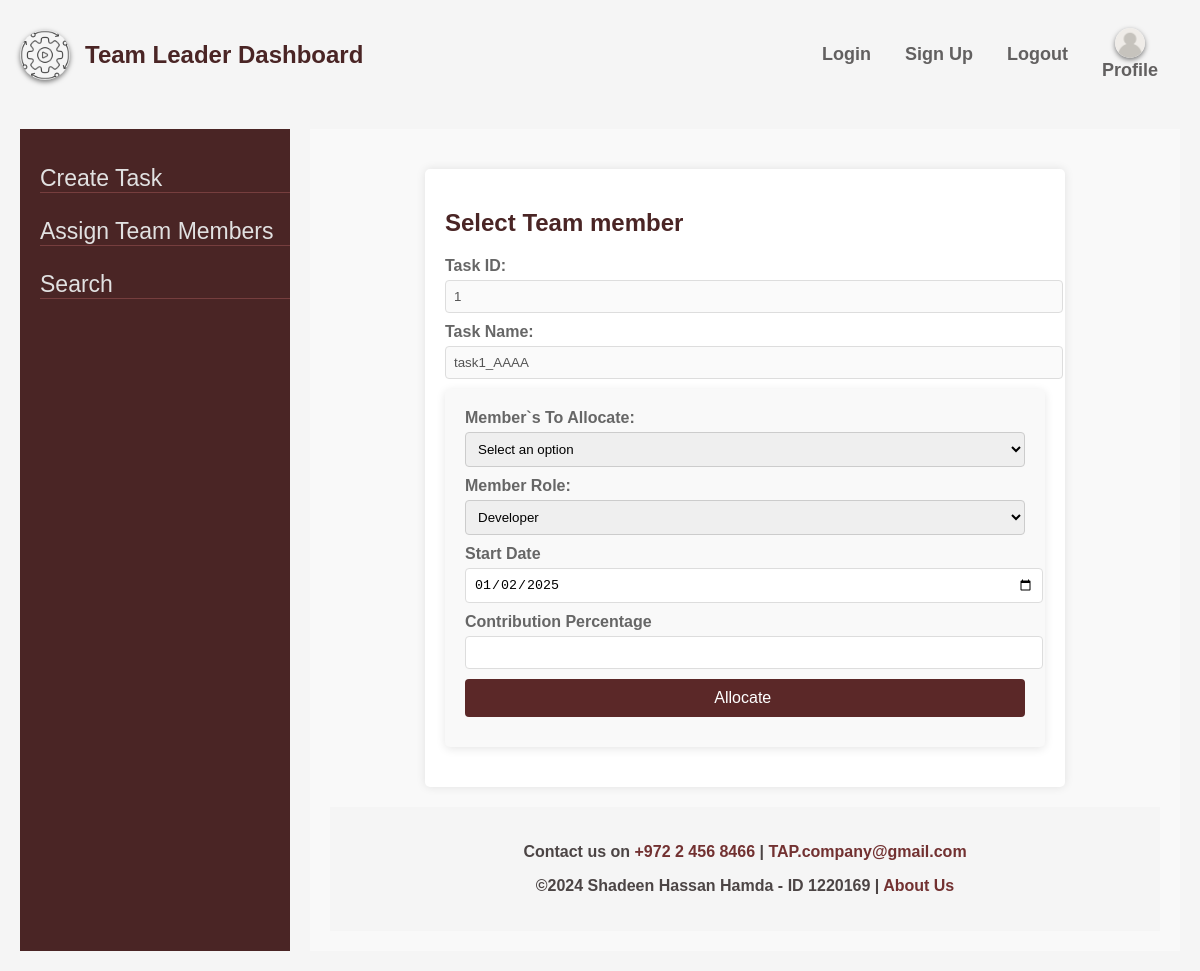
The app's page /teamAllocation.php?id=1 with its own data.
### tables this page shows
CREATE TABLE `tasks` (
  `task_id` int NOT NULL,
  `task_name` varchar(255) NOT NULL,
  `description` text NOT NULL,
  `project_id` varchar(255) NOT NULL,
  `start_date` date NOT NULL,
  `end_date` date NOT NULL,
  `effort` int NOT NULL,
  `status` varchar(20) DEFAULT 'Pending',
  `priority` varchar(20) NOT NULL,
  `progress` int DEFAULT NULL
);

### teamAllocation.php (the view, shortened to what this page needs)
<?php
include("db.php.inc.php");
?>
<!DOCTYPE html>
<html lang="en">
<head>
<body>
    <main>
        <div class="container">
            <h2>Select Team member</h2>
            <form action="<?php echo $_SERVER['PHP_SELF']; ?>" method="post">
                <?php
                $taskId = $_GET['id'] ?? '';
                if (!empty($taskId)) {
                    $query = "SELECT * FROM tasks WHERE task_id = :taskId";
                    $statement = $pdo->prepare($query);
                    $statement->bindValue(':taskId', $taskId);
                    $statement->execute();
                    $task = $statement->fetch();
                    if ($task) {
                        echo '<label for="taskId">Task ID:</label>';
                        echo "<input type='text' id='taskId' name='taskId' value='" . ($task['task_id']) . "' disabled>";
                        echo '<label for="taskName">Task Name:</label>';
                        echo "<input type='text' id='taskName' value='" . ($task['task_name']) . "' disabled>";
                    }
                }
                ?>
                <div class="allocationBox">
                    <label for="members">Member`s To Allocate:</label>
                    <select name="memberID" id="memberID" required>
                        <option value="" disabled selected style="display:none;">Select an option</option>
                    </select>
                    <label for="memberRole">Member Role:</label>
                    <select name="memberRole" id="memberRole" required>
                        <option value="developer">Developer</option>
                    </select>
                    <?php
                    $taskId = $_GET['id'] ?? '';
                    if (!empty($taskId)) {
                        $query = "SELECT start_date FROM tasks WHERE task_id = :taskId";
                        $statement = $pdo->prepare($query);
                        $statement->bindValue(':taskId', $taskId);
                        $statement->execute();
                        $task = $statement->fetch();
                        $date = '';
                        if ($task) {
                            $date = $task['start_date'];
                        }
                    }
                    ?>
                    <label for="startDate">Start Date</label>
                    <input type="date" value="<?php echo $date; ?>" name="startDate" required>
                    <label for=" persantage">Contribution Percentage</label>
                    <input type="number" name="percentage" min='1' max='100' required>
                    <input type="submit" value="Allocate ">
                </div>
            </form>
        </div>
    </main>
    <footer>
        <p>Contact us on <a href="tel:+97224568466">+972 2 456 8466</a> | <a href="mailto:TAP.company@gmail.com">TAP.company@gmail.com</a></p>
        <p>©2024 Shadeen Hassan Hamda - ID 1220169 | <a href="aboutUs.php">About Us</a></p>
    </footer>
</body>
</html>

### mainStyle.css (style rules this page uses)
body { margin: 0; padding: 0; display: flex; flex-direction: column; height: 100vh; font-family: 'Franklin Gothic Medium', 'Arial Narrow', Arial, sans-serif; color: #333; }
h1, h2 { color: #4a2525; }
#main-header { display: flex; justify-content: space-between; align-items: center; padding: 10px 20px; background-color: #f5f5f5; }
#logo { display: flex; align-items: center; }
#logo img { margin-right: 15px; }
#header-links a { color: #626060; text-decoration: none; padding: 8px 12px; font-weight: bold; font-size: 18px; }
#header-links { display: flex; align-items: center; justify-content: space-between; gap: 10px; padding: 10px; }
#header-links a.profile-link { display: flex; flex-direction: column; align-items: center; gap: 2px; }
#header-links a img { width: 30px; height: 30px; }
#main-container { display: flex; flex: 1; padding: 20px; }
#left-nav { width: 250px; background-color: #4a2525; color: #a4a5a4; padding-top: 20px; padding-left: 20px; }
#left-nav ul { list-style-type: none; padding-left: 0; }
#left-nav ul li { margin-bottom: 25px; border-bottom: 1px solid #763e3e; }
#left-nav ul li a { text-decoration: none; color: #e1e1e1; font-size: 23px; }
#main-content { flex: 1; margin-left: 20px; padding: 20px; background-color: #f9f9f9; }
footer { text-align: center; padding: 20px; background-color: #f5f5f5; position: relative; bottom: 0; font-weight: bold; }
.container { background: #fff; padding: 20px; border-radius: 5px; box-shadow: 0 2px 10px rgba(0, 0, 0, 0.1); margin-bottom: 2%; }
.allocationBox { background: #f9f9f9; padding: 20px; border-radius: 5px; box-shadow: 0 2px 10px rgba(0, 0, 0, 0.1); margin-bottom: 20px; }
input, select, textarea { padding: 8px; margin-bottom: 10px; border: 1px solid #ccc; border-radius: 4px; display: block; margin-top: 10px; width: 100%; }
input[type="text"], input[type="number"], input[type="date"], textarea, input[type="file"] { width: 100%; padding: 8px; border: 1px solid #ddd; border-radius: 4px; }
input[type="submit"] { background-color: #5b2828; color: white; border: none; padding: 10px 20px; border-radius: 4px; cursor: pointer; font-size: 16px; }
a { text-decoration: none; }
body { font-family: Arial, sans-serif; }
input, select, button { padding: 8px; margin-top: 5px; }
a { color: #723131; }
html { background-color: #f5f5f5; }
p { color: #4c4545; font-size: medium; }
.container { max-width: 600px; margin: 20px auto; padding: 20px; background: #fff; box-shadow: 0 0 10px rgba(0, 0, 0, 0.1); }
label { margin-bottom: 5px; font-weight: bold; }
label { display: block; margin-bottom: 5px; color: #666; }
img { width: 50px; height: auto; border-radius: 50%; box-shadow: 0 2px 5px rgba(0, 0, 0, 0.5); transition: all 0.3s ease; }

### records on screen
tasks: taskId "1", task_name "task1_AAAA", startDate "01/02/2025"
